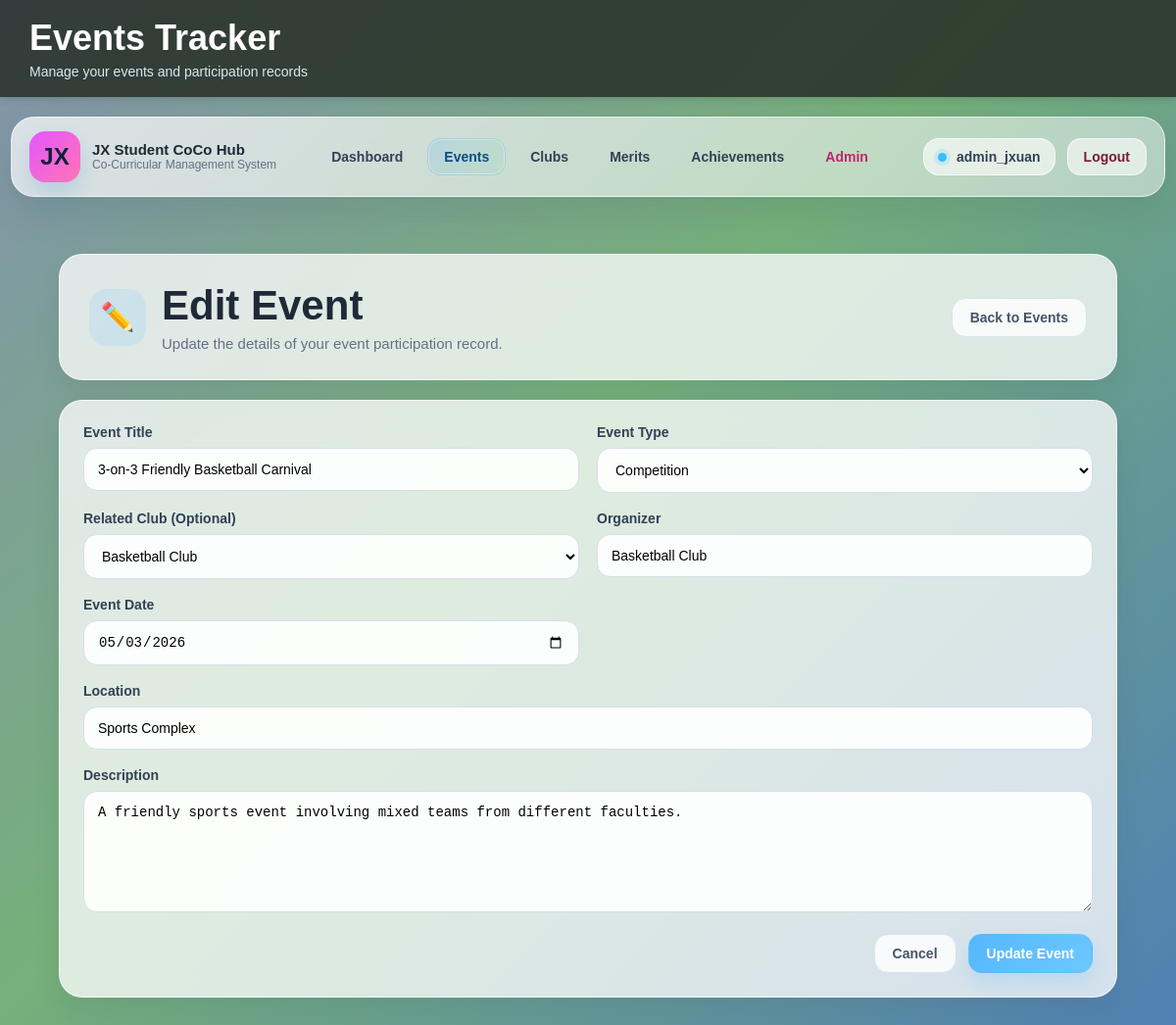
The app's page /event/event_edit.php?event_id=18 (signed in) with its own data.
### tables this page shows
CREATE TABLE `events` (
  `event_id` int(11) NOT NULL,
  `user_id` int(11) NOT NULL,
  `event_title` varchar(150) NOT NULL,
  `event_type` varchar(100) DEFAULT NULL,
  `organizer` varchar(150) NOT NULL,
  `event_date` date NOT NULL,
  `location` varchar(150) NOT NULL,
  `description` text DEFAULT NULL,
  `created_at` timestamp NOT NULL DEFAULT current_timestamp(),
  `club_id` int(11) DEFAULT NULL
);

CREATE TABLE `clubs` (
  `club_id` int(11) NOT NULL,
  `user_id` int(11) NOT NULL,
  `club_name` varchar(255) NOT NULL,
  `role` varchar(100) NOT NULL,
  `join_date` date NOT NULL,
  `description` text DEFAULT NULL
);

### event/event_edit.php (the view, shortened to what this page needs)
<?php
include("../db.php");
$user_id = $_SESSION['user_id'];
$event_id = mysqli_real_escape_string($con, $_GET['event_id']);
$select_query = "SELECT * FROM events WHERE event_id='$event_id' AND user_id='$user_id'";
$select_result = mysqli_query($con, $select_query);
$row = mysqli_fetch_assoc($select_result);
$club_options = [];
$club_query = "SELECT club_id, club_name FROM clubs WHERE user_id='$user_id' ORDER BY club_name ASC";
$club_result = mysqli_query($con, $club_query);
if ($club_result && mysqli_num_rows($club_result) > 0) {
    while ($club_row = mysqli_fetch_assoc($club_result)) {
        $club_options[] = $club_row;
    }
}
$event_title = $row['event_title'];
$event_type = $row['event_type'];
$organizer = $row['organizer'];
$event_date = $row['event_date'];
$location = $row['location'];
$description = $row['description'];
include("../partials/header.php");
include("../partials/navbar.php");
?>
    <div class="container module-shell event-shell">
    <section class="module-hero module-hero-event">
        <div class="module-hero-main">
            <div class="module-hero-icon event-accent-soft">✏️</div>
            <div class="module-hero-text-wrap">
                <h2>Edit Event</h2>
                <p>Update the details of your event participation record.</p>
            </div>
        </div>
        <div class="module-hero-actions">
            <a href="event_list.php" class="module-btn module-btn-secondary">Back to Events</a>
        </div>
    </section>
    <section class="module-form-card">
        <form method="POST" action="" class="module-form-layout">
            <div class="module-form-grid">
                <div class="module-field">
                    <label for="event_title">Event Title</label>
                    <input type="text" id="event_title" name="event_title" value="<?php echo htmlspecialchars($event_title); ?>" required>
                </div>
                <div class="module-field">
                    <label for="event_type">Event Type</label>
                    <select name="event_type" id="event_type" required>
                        <option value="Competition" <?php if ($event_type == "Competition") echo "selected"; ?>>Competition</option>
                    </select>
                </div>
                <div class="module-field">
                    <label for="club_id">Related Club (Optional)</label>
                    <select name="club_id" id="club_id">
                        <?php foreach ($club_options as $club) { ?>
                            <option value="<?php echo $club['club_id']; ?>" <?php if ($row['club_id'] == $club['club_id']) echo "selected"; ?>>
                                <?php echo htmlspecialchars($club['club_name']); ?>
                            </option>
                        <?php } ?>
                    </select>
                </div>
                <div class="module-field">
                    <label for="organizer">Organizer</label>
                    <input type="text" id="organizer" name="organizer" value="<?php echo htmlspecialchars($organizer); ?>" required>
                </div>
                <div class="module-field">
                    <label for="event_date">Event Date</label>
                    <input type="date" id="event_date" name="event_date" value="<?php echo htmlspecialchars($event_date); ?>" required>
                </div>
                <div class="module-field module-field-full">
                    <label for="location">Location</label>
                    <input type="text" id="location" name="location" value="<?php echo htmlspecialchars($location); ?>" required>
                </div>
                <div class="module-field module-field-full">
                    <label for="description">Description</label>
                    <textarea id="description" name="description" rows="6"><?php echo htmlspecialchars($description); ?></textarea>
                </div>
            </div>
            <div class="module-form-actions">
                <a href="event_list.php" class="module-btn module-btn-secondary">Cancel</a>
                <button type="submit" name="submit" class="module-btn module-btn-primary event-accent-btn">Update Event</button>
            </div>
        </form>
    </section>
</div>
</body>
</html>

### assets/style.css (style rules this page uses)
body { font-family: Arial, sans-serif; background: linear-gradient(135deg, #8394ad 0%, #76b07a 45%, #507eb6 100%); background-attachment: fixed; min-height: 100vh; margin: 0; }
.container { width: 90%; max-width: 1100px; margin: 30px auto; }
h2, h3 { color: #333333; margin-top: 0; }
p { color: #555555; }
label { font-weight: bold; color: #333333; }
input[type="text"], input[type="email"], input[type="password"], input[type="date"], textarea, select { width: 100%; padding: 10px; margin-top: 6px; margin-bottom: 16px; border: 1px solid #cccccc; border-radius: 8px; box-sizing: border-box; font-size: 14px; }
.module-shell { padding-top: 28px; padding-bottom: 36px; }
.module-hero, .module-filter-card, .module-content-card { background: rgba(255,255,255,0.76); border: 1px solid rgba(255,255,255,0.68); box-shadow: 0 14px 28px rgba(23, 45, 70, 0.08); backdrop-filter: blur(14px); border-radius: 24px; }
.module-hero { padding: 28px 30px; margin-bottom: 20px; display: flex; justify-content: space-between; align-items: center; gap: 20px; }
.module-hero-main { display: flex; align-items: center; gap: 16px; }
.module-hero-icon { width: 58px; height: 58px; border-radius: 18px; display: flex; align-items: center; justify-content: center; font-size: 28px; flex-shrink: 0; }
.module-hero-text-wrap h2 { margin: 0 0 6px; font-size: 42px; color: #1f2937; }
.module-hero-text-wrap p { margin: 0; font-size: 15px; color: #667085; }
.module-hero-actions { display: flex; align-items: center; gap: 12px; }
.module-btn { display: inline-flex; align-items: center; justify-content: center; padding: 11px 18px; border-radius: 14px; text-decoration: none; font-size: 14px; font-weight: 700; border: 1px solid transparent; transition: all 0.18s ease; cursor: pointer; }
.module-btn-primary { color: #ffffff; }
.module-btn-secondary { background: rgba(255,255,255,0.82); color: #475467; border-color: #dbe2ea; }
.module-form-card { background: rgba(255,255,255,0.76); border: 1px solid rgba(255,255,255,0.68); box-shadow: 0 14px 28px rgba(23, 45, 70, 0.08); backdrop-filter: blur(14px); border-radius: 24px; padding: 24px; }
.module-form-layout { display: block; }
.module-form-grid { display: grid; grid-template-columns: repeat(2, 1fr); gap: 18px 18px; }
.module-field { display: flex; flex-direction: column; }
.module-field-full { grid-column: 1 / -1; }
.module-field label { margin-bottom: 8px; font-size: 14px; font-weight: 700; color: #334155; }
.module-field input, .module-field select, .module-field textarea { width: 100%; margin: 0; padding: 13px 14px; border: 1px solid #d7dee8; border-radius: 14px; box-sizing: border-box; font-size: 14px; background: rgba(255,255,255,0.92); transition: border-color 0.18s ease, box-shadow 0.18s ease, background 0.18s ease; }
.module-field textarea { resize: vertical; min-height: 120px; }
.module-form-actions { display: flex; justify-content: flex-end; gap: 12px; margin-top: 22px; }
.event-accent-soft { background: rgba(85, 183, 255, 0.14); color: #0f5fa8; }
.event-accent-btn { background: linear-gradient(135deg, #55b7ff, #6dc8ff); box-shadow: 0 10px 20px rgba(85, 183, 255, 0.22); }

### records on screen
events: event_title "3-on-3 Friendly Basketball Carnival", event_type "Competition", club_id "Basketball Club", organizer "Basketball Club", event_date "05/03/2026", location "Sports Complex", description "A friendly sports event involving mixed teams from different faculties."

### other values on screen
$page_title "Events Tracker"
$page_subtitle "Manage your events and participation records"
$_SESSION['user_name'] "admin_jxuan"
